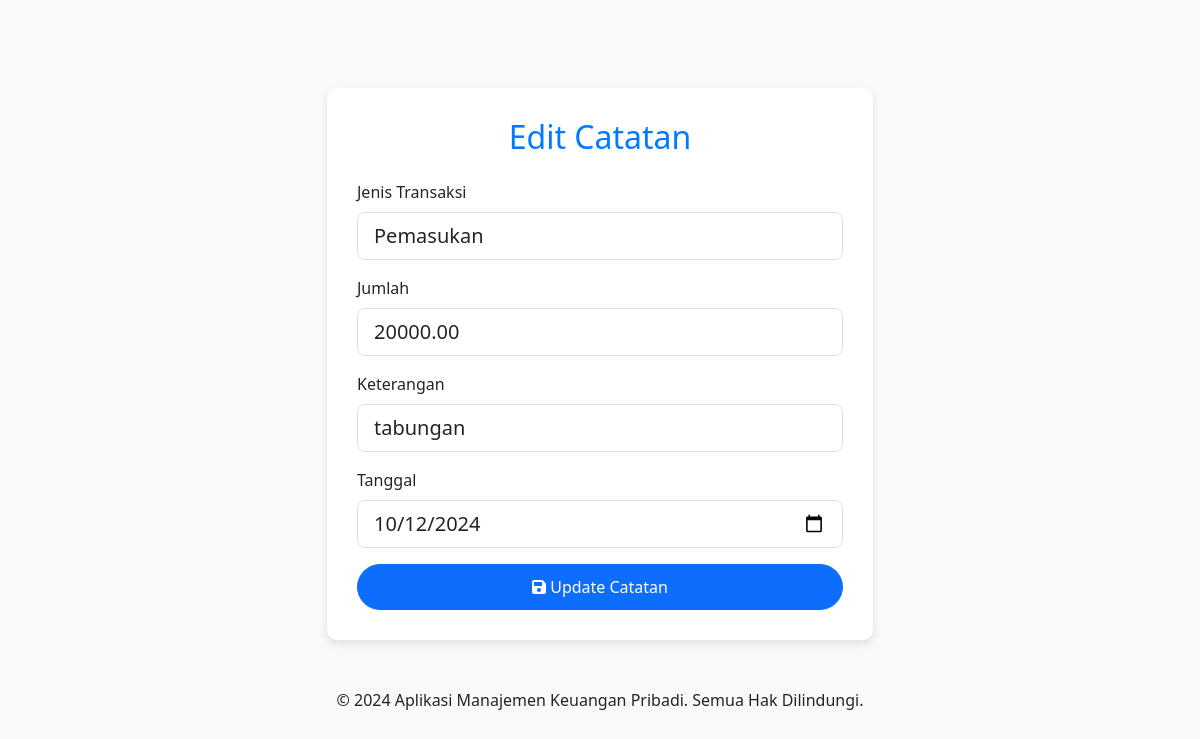
The app's page /ubah_catatan.php?id=2 with its own data.
### tables this page shows
CREATE TABLE `transaksi` (
  `id` int(11) NOT NULL,
  `jenis` enum('Pemasukan','Pengeluaran') NOT NULL,
  `jumlah` decimal(15,2) NOT NULL,
  `keterangan` varchar(255) NOT NULL,
  `tanggal` date NOT NULL
);

### ubah_catatan.php (the view, shortened to what this page needs)
<?php
include 'config/db.php';
$id = $_GET['id'];
$result = $mysqli->query("SELECT * FROM transaksi WHERE id=$id");
$row = $result->fetch_assoc();
?>
<!DOCTYPE html>
<html lang="en">
<head>
  <link href="https://cdn.jsdelivr.net/npm/bootstrap@5.3.3/dist/css/bootstrap.min.css" rel="stylesheet">
  <link rel="stylesheet" href="https://cdnjs.cloudflare.com/ajax/libs/font-awesome/6.0.0/css/all.min.css">
</head>
<body>
  <div class="container mt-5">
    <div class="row justify-content-center">
      <div class="col-md-6">
        <div class="form-container">
          <h2 class="text-center mb-4">Edit Catatan</h2>
          <form action="process_catatan.php" method="POST">
            <div class="mb-3">
              <label for="jenis" class="form-label">Jenis Transaksi</label>
              <select name="jenis" class="form-control form-control-lg" required>
                <option value="Pemasukan" <?= $row['jenis'] == 'Pemasukan' ? 'selected' : ''; ?>>Pemasukan</option>
              </select>
            </div>
            <div class="mb-3">
              <label for="jumlah" class="form-label">Jumlah</label>
              <input type="number" name="jumlah" class="form-control form-control-lg" value="<?= $row['jumlah']; ?>" required>
            </div>
            <div class="mb-3">
              <label for="keterangan" class="form-label">Keterangan</label>
              <input type="text" name="keterangan" class="form-control form-control-lg" value="<?= $row['keterangan']; ?>" required>
            </div>
            <div class="mb-3">
              <label for="tanggal" class="form-label">Tanggal</label>
              <input type="date" name="tanggal" class="form-control form-control-lg" value="<?= $row['tanggal']; ?>" required>
            </div>
            <button type="submit" name="update" class="btn btn-primary btn-lg w-100">
              <i class="fas fa-save"></i> Update Catatan
            </button>
          </form>
        </div>
      </div>
    </div>
  </div>
  <footer class="footer text-center mt-5">
    <p>&copy; <?= date('Y'); ?> Aplikasi Manajemen Keuangan Pribadi. Semua Hak Dilindungi.</p>
  </footer>
</body>
</html>

### ubah_catatan.php (style rules this page uses)
body { background-color: #f8f9fa; }
.form-container { background-color: white; border-radius: 10px; box-shadow: 0 4px 8px rgba(0, 0, 0, 0.1); padding: 30px; margin-top: 40px; }
h2 { color: #007bff; }
.btn-primary { border-radius: 50px; padding: 10px 20px; font-size: 1rem; }

### records on screen
transaksi: jenis "Pemasukan", jumlah "20000.00", keterangan "tabungan", tanggal "10/12/2024"
